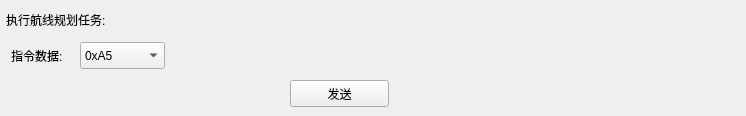
           <widget class="QWidget" name="tab_55">
            <attribute name="title">
             <string>0x0D</string>
            </attribute>
            <widget class="QLabel" name="label_134">
             <property name="geometry">
              <rect>
               <x>6</x>
               <y>4</y>
               <width>731</width>
               <height>31</height>
              </rect>
             </property>
             <property name="text">
              <string>执行航线规划任务:</string>
             </property>
            </widget>
            <widget class="QLabel" name="label_135">
             <property name="geometry">
              <rect>
               <x>11</x>
               <y>45</y>
               <width>81</width>
               <height>21</height>
              </rect>
             </property>
             <property name="text">
              <string>指令数据:</string>
             </property>
            </widget>
            <widget class="QComboBox" name="instruct0D_comboBox_4">
             <property name="geometry">
              <rect>
               <x>80</x>
               <y>42</y>
               <width>85</width>
               <height>27</height>
              </rect>
             </property>
             <item>
              <property name="text">
               <string>0xA5</string>
              </property>
             </item>
             <item>
              <property name="text">
               <string>0xB6</string>
              </property>
             </item>
            </widget>
            <widget class="QPushButton" name="ID0Dsend_pushButton_4">
             <property name="geometry">
              <rect>
               <x>290</x>
               <y>80</y>
               <width>99</width>
               <height>27</height>
              </rect>
             </property>
             <property name="text">
              <string>发送</string>
             </property>
            </widget>
           </widget>
